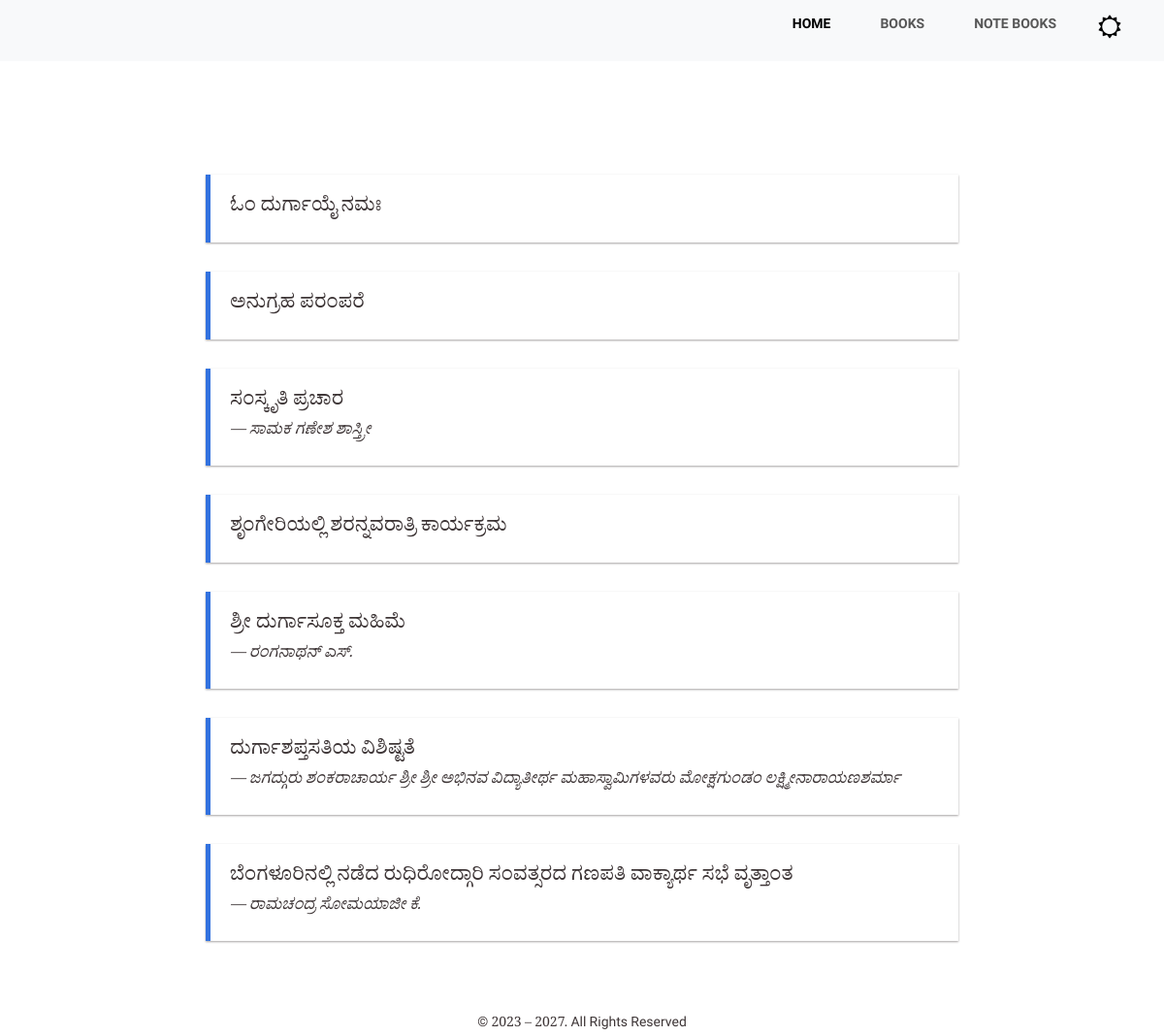
The app's page /php/toc.php?vol=019&part=01 with its own data.
### tables this page shows
CREATE TABLE `article` (
  `title` varchar(500) DEFAULT NULL,
  `authid` varchar(200) DEFAULT NULL,
  `authorname` varchar(1000) DEFAULT NULL,
  `featid` varchar(10) DEFAULT NULL,
  `page` varchar(50) DEFAULT NULL,
  `volume` varchar(3) DEFAULT NULL,
  `part` varchar(10) DEFAULT NULL,
  `year` varchar(10) DEFAULT NULL,
  `month` varchar(10) DEFAULT NULL,
  `maasa` varchar(500) DEFAULT NULL,
  `samvatsara` varchar(500) DEFAULT NULL,
  `titleid` varchar(100) NOT NULL,
  PRIMARY KEY (`titleid`)
);

### inc/cnf.php (called while the page is built)
<?php
	$base_url = 'http://' . $_SERVER['HTTP_HOST'] . '/hckbhatta/';
?>

### php/toc.php (the view, shortened to what this page needs)
<?php
$part = $_GET['part'] ?? '';
?>
<?php include("../inc/include_header.php");?>
<main class="container-fluid maincontent">
		<div class="row justify-content-center ">
			<div class="col-sm-12 col-md-8">
<?php
require_once("common.php");
if(isset($_GET['vol'])){$volume = $_GET['vol'];}else{$volume = '';}
if(isset($_GET['part'])){$part = $_GET['part'];}else{$part = '';}
echo '</div>';
$query = 'select * from article where volume=\'' . $volume . '\' and part=\'' . $part . '\'';
$result = $db->query($query);
$num_rows = $result ? $result->num_rows : 0;
if($num_rows > 0)
{
	echo '<div class="col-sm-12 col-md-8 gapAboveLarge">';
	while($row = $result->fetch_assoc())
	{
		$sumne = preg_split('/-/' , $row['page']);
		$row['page'] = $sumne[0];
		echo '<div class="article">';
		$part = ($row['part'] == '99') ? 'SpecialIssue' : $row['part'];
		echo '	<span class="aTitle"><a target="_blank" href="bookreader/templates/book.php?volume=' . $row['volume'] . '&part=' . $part . '&page=' . $row['page'] . '">' . $row['title'] . '</a></span><br />';
		if($row['authid'] != 0) {
			echo '	<span class="aAuthor itl">&mdash; ';
			$authids = preg_split('/;/',$row['authid']);
			$authornames = preg_split('/;/',$row['authorname']);
			$a=0;
			foreach ($authids as $aid) {
				echo '<a href="#">' . $authornames[$a] . '</a> ';
				$a++;
			}
			echo '	</span><br/>';
		}
		echo '</div>';
	}
}
?>
			</div>
		</div>
	</main>
<?php include("../inc/include_footer.php");?>

### inc/include_header.php (shortened to what this page needs)
<?php include("cnf.php");?>
<!doctype html>
<html lang="en" class="no-js">
<head>
    <link href="https://cdn.jsdelivr.net/npm/bootstrap@5.3.3/dist/css/bootstrap.min.css" rel="stylesheet">
	<link rel="stylesheet" href="<?php echo $base_url; ?>php/css/font.css">
	<link rel="stylesheet" href="<?php echo $base_url; ?>php/css/reset.css">
	<link rel="stylesheet" href="<?php echo $base_url; ?>php/css/style.css?v=1.5">
	<link rel="stylesheet" href="<?php echo $base_url; ?>php/css/jquery-ui.css" />
	<link href="<?php echo $base_url; ?>php/css/font-awesome-4.1.0/css/font-awesome.min.css" media="all" rel="stylesheet" type="text/css" />
</head>
<body>
<header>
	<nav class="navbar navbar-expand-lg fixed-top">
	  <div class="container-fluid">
		<div class="collapse navbar-collapse" id="navbarSupportedContent">
		  <ul class="navbar-nav ms-auto mb-2 mb-lg-0">
			<li class="nav-item">
			  <a class="nav-link active" aria-current="page" href="<?php echo $base_url; ?>index.php">Home</a>
			</li>
			<li class="nav-item">
			  <a class="nav-link" aria-current="page" href="<?php echo $base_url; ?>books.php">Books</a>
			</li>
			<li class="nav-item">
			  <a class="nav-link" aria-current="page" href="<?php echo $base_url; ?>notebooks.php">Note Books</a>
			</li>
			<li class="nav-item">
			  <a><i id="theme-toggler" class="fa fa-sun-o" aria-hidden="true"></i></a>
			</li>
		  </ul>
		</div>
	  </div>
	</nav>
</header>

### inc/include_footer.php
	<footer>© 2023 &ndash; 2027. All Rights Reserved</footer>
</body>
</html>

### php/css/style.css (style rules this page uses)
:root { --main-text-color: #3d3536; --navlink-hover-color: #9c581b; --head-background-color: rgba(150, 75, 0, 0.5); --site-background-color: #FFF; --archive-icon-color: #AAA; --article-download-color: #3372df; --second-nav-background-color: #EEE; --second-nav-links-color: #3d3536; --homepage-banner-background-color:rgba(255, 254, 204, 0.9); --paralax-heading-h3: brown; --breadcrumb-bar-color: #3372df; --article-border-color: #3372df; --article-feature-color: #be0709; --issue-color: #777; --nav-bg-color: rgb(248, 249, 250); --home-page-shloka-color: #000; --info-color: #be0709; }
html * { -webkit-font-smoothing: antialiased; -moz-osx-font-smoothing: grayscale; }
*, *:after, *:before { -webkit-box-sizing: border-box; -moz-box-sizing: border-box; box-sizing: border-box; }
body { font-size: 100%; font-family: "Noto Serif Kannada", "Roboto", serif; color: var(--main-text-color); background-color: var(--site-background-color); }
body, html { height: 100%; }
a { color: inherit; text-decoration: none; }
.maincontent { font-size: 20px !important; line-height: 1.75; }
.gapAboveLarge { margin-top: 125px !important; }
.article { margin: 30px 0; padding: 20px; box-shadow: 0 1px 2px rgba(34, 25, 25, 0.4); line-height: 1.5; min-height: 50px; border-left: 5px solid var(--article-border-color); }
.article .aTitle { font-size: 20px; }
.article .aAuthor { font-size: 16px; font-weight: 400; }
nav.navbar { background-color: var(--nav-bg-color); }
@media (min-width: 768px) { header nav ul.navbar-nav li a { margin-left: 2.5em; } }
header nav ul.navbar-nav { margin-right: 2em; }
header nav ul.navbar-nav li a { display: inline-block; height: auto; line-height: normal; background: transparent; padding: .6em 0em; border-top: none; text-transform: uppercase; font-weight: bold; font-size: 0.875rem; }
i#theme-toggler { color: #000; font-size: 24px; }
.itl { font-style: italic; }
footer { font-size: 14px; margin-top: 50px !important; margin-bottom: 16px !important; text-align: center; }

### records on screen
article: title "ಓಂ ದುರ್ಗಾಯೈ ನಮಃ"
article: title "ಅನುಗ್ರಹ ಪರಂಪರೆ"
article: title "ಸಂಸ್ಕೃತಿ ಪ್ರಚಾರ", authorname "ಸಾಮಕ ಗಣೇಶ ಶಾಸ್ತ್ರೀ"
article: title "ಶೃಂಗೇರಿಯಲ್ಲಿ ಶರನ್ನವರಾತ್ರಿ ಕಾರ್ಯಕ್ರಮ"
article: title "ಶ್ರೀ ದುರ್ಗಾಸೂಕ್ತ ಮಹಿಮೆ", authorname "ರಂಗನಾಥನ್ ಎಸ್."
article: title "ದುರ್ಗಾಶಪ್ತಸತಿಯ ವಿಶಿಷ್ಟತೆ", authorname+authid "ಜಗದ್ಗುರು ಶಂಕರಾಚಾರ್ಯ ಶ್ರೀ ಶ್ರೀ ಅಭಿನವ ವಿದ್ಯಾತೀರ್ಥ ಮಹಾಸ್ವಾಮಿಗಳವರು", authorname "ಮೋಕ್ಷಗುಂಡಂ ಲಕ್ಷ್ಮೀನಾರಾಯಣಶರ್ಮಾ"
article: title "ಬೆಂಗಳೂರಿನಲ್ಲಿ ನಡೆದ ರುಧಿರೋದ್ಗಾರಿ ಸಂವತ್ಸರದ ಗಣಪತಿ ವಾಕ್ಯಾರ್ಥ ಸಭೆ ವೃತ್ತಾಂತ", authorname "ರಾಮಚಂದ್ರ ಸೋಮಯಾಜೀ ಕೆ."
